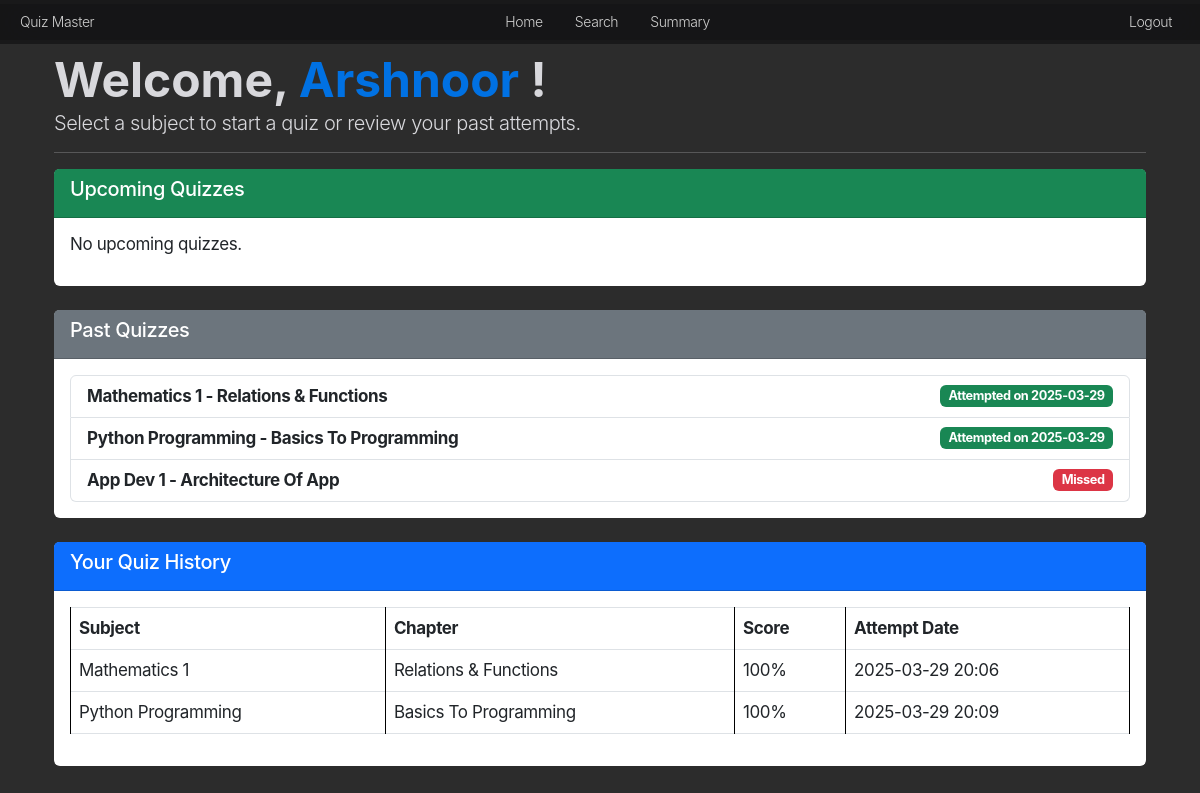
/user/dashboard (signed in), run on an earlier commit of the app's database.
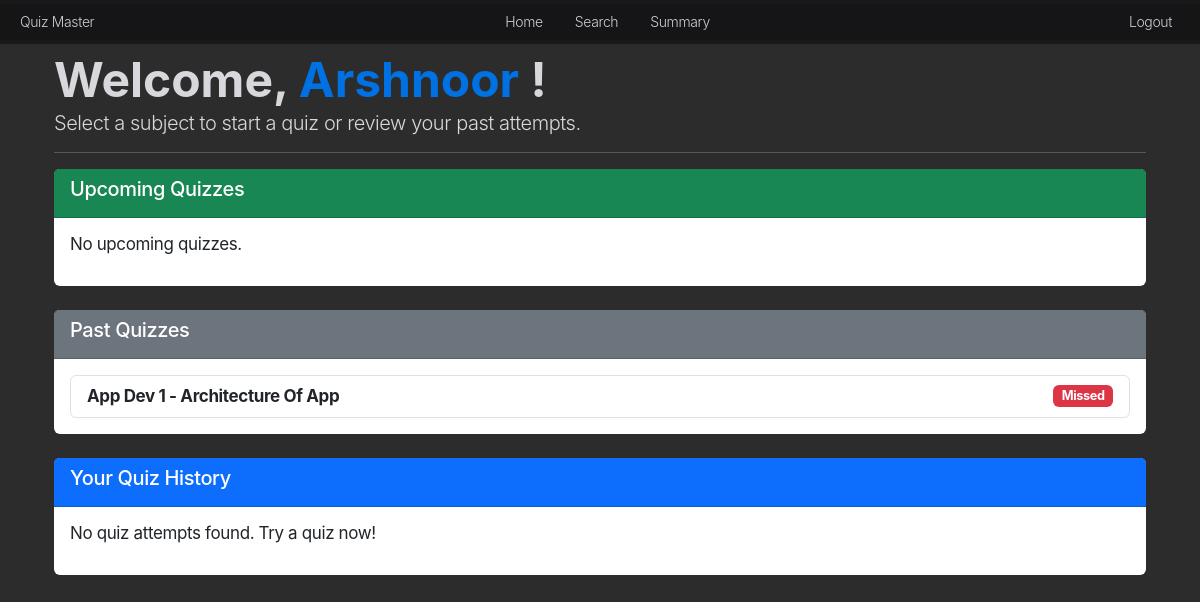
And on a later commit of the database.
### models.py (models this page shows, shortened)
class User(UserMixin, db.Model):
    id = db.Column(db.Integer, primary_key=True)
    email = db.Column(db.String(100), unique=True, nullable=False)
    password = db.Column(db.String(255), nullable=False)
    full_name = db.Column(db.String(100), nullable=False)
    qualification = db.Column(db.String(100))
    dob = db.Column(db.Date)
    is_admin = db.Column(db.Boolean, default=False)

class Subject(db.Model):
    id = db.Column(db.Integer, primary_key=True)
    name = db.Column(db.String(100), unique=True, nullable=False)
    description = db.Column(db.Text, nullable=True)

class Chapter(db.Model):
    id = db.Column(db.Integer, primary_key=True)
    name = db.Column(db.String(100), nullable=False)
    description = db.Column(db.Text, nullable=True)
    subject_id = db.Column(db.Integer, db.ForeignKey('subject.id'), nullable=False)
    subject = db.relationship('Subject', backref=db.backref('chapters', lazy=True))

class Score(db.Model):
    id = db.Column(db.Integer, primary_key=True)
    quiz_id = db.Column(db.Integer, db.ForeignKey('quiz.id'), nullable=False)
    user_id = db.Column(db.Integer, db.ForeignKey('user.id'), nullable=False)
    timestamp = db.Column(db.DateTime, default=datetime.utcnow)
    total_scored = db.Column(db.Integer, nullable=False)
    quiz = db.relationship('Quiz', backref=db.backref('scores', lazy=True))
    user = db.relationship('User', backref=db.backref('scores', lazy=True))

### routes.py (the view)
@main.route('/user/dashboard')
@login_required
def user_dashboard():
    if session.get('user_role') != 'user':
        flash("Access denied.", "danger")
        return redirect(url_for('main.home'))
    current_user = get_current_user()
    quizzes = Quiz.query.all()
    current_date = date.today()
    scores = Score.query.filter_by(user_id=session['user_id']).all()
    attempted_quiz_ids = {score.quiz_id for score in scores}
    upcoming_quizzes = [
        quiz for quiz in quizzes if quiz.date_of_quiz >= current_date and quiz.id not in attempted_quiz_ids
    ]
    user_attempts = {score.quiz_id: score.timestamp for score in Score.query.filter_by(user_id=session['user_id']).all()}
    past_quizzes = [
        {
            "quiz": quiz,
            "attempted": quiz.id in attempted_quiz_ids,
            "timestamp": user_attempts.get(quiz.id)
        }
        for quiz in quizzes if quiz.date_of_quiz < current_date or quiz.id in user_attempts
    ]
    return render_template('user_dashboard.html',
                           quizzes=quizzes,
                           scores=scores,
                           upcoming_quizzes=upcoming_quizzes,
                           past_quizzes=past_quizzes,
                           current_user=current_user,
                           current_date=current_date)

### routes.py (called while the page is built)
def login_required(f):
    @wraps(f)
    def decorated_function(*args, **kwargs):
        if 'user_id' not in session:
            flash("Please log in to access this page.", "danger")
            return redirect(url_for('auth.login'))
        return f(*args, **kwargs)
    return decorated_function

def get_current_user():
    if 'user_id' in session:
        return User.query.get(session['user_id'])
    return None

### templates/user_dashboard.html (shortened to what this page needs)
{% extends "base.html" %}
{% block content %}
<div class="container">
    <h2 class="mt-4">
        Welcome,
        <span style="color: var(--blue);">{{current_user.full_name}}</span> !
    </h2>
    <p class="lead">Select a subject to start a quiz or review your past attempts.</p>
    <hr>
    <div class="card mb-4">
        <div class="card-header bg-success text-white">
            <h5>Upcoming Quizzes</h5>
        </div>
        <div class="card-body">
            {% if upcoming_quizzes %}
                <ul class="list-group">
                    {% for quiz in upcoming_quizzes %}
                        <li class="list-group-item d-flex justify-content-between align-items-center">
                            <strong>{{ quiz.chapter.subject.name }} - {{ quiz.chapter.name }}</strong>
                            {% if quiz.date_of_quiz == current_date %}
                                <a href="{{ url_for('main.start_quiz', quiz_id=quiz.id) }}" class="btn btn-primary btn-sm">Start Quiz</a>
                            {% else %}
                                <span class="badge bg-warning text-dark">Available on {{ quiz.date_of_quiz }}</span>
                            {% endif %}
                        </li>
                    {% endfor %}
                </ul>
            {% else %}
                <p>No upcoming quizzes.</p>
            {% endif %}
        </div>
    </div>
    <div class="card mb-4">
        <div class="card-header bg-secondary text-white">
            <h5>Past Quizzes</h5>
        </div>
        <div class="card-body">
            {% if past_quizzes %}
                <ul class="list-group">
                    {% for entry in past_quizzes %}
                        <li class="list-group-item d-flex justify-content-between align-items-center">
                            <strong>{{ entry.quiz.chapter.subject.name }} - {{ entry.quiz.chapter.name }}</strong>
                            {% if entry.attempted %}
                                <span class="badge bg-success">Attempted on {{ entry.timestamp.strftime('%Y-%m-%d') }}</span>
                            {% else %}
                                <span class="badge bg-danger">Missed</span>
                            {% endif %}
                        </li>
                    {% endfor %}
                </ul>
            {% else %}
                <p>No past quizzes.</p>
            {% endif %}
        </div>
    </div>
    <div class="card mb-4">
        <div class="card-header bg-primary text-white">
            <h5>Your Quiz History</h5>
        </div>
        <div class="card-body">
            {% if scores %}
                <table class="table table-bordered">
                    <thead>
                        <tr>
                            <th>Subject</th>
                            <th>Chapter</th>
                            <th>Score</th>
                            <th>Attempt Date</th>
                        </tr>
                    </thead>
                    <tbody>
                        {% for score in scores %}
                            <tr>
                                {% if score.quiz and score.quiz.chapter and score.quiz.chapter.subject %}
                                    <td>{{ score.quiz.chapter.subject.name }}</td>
                                    <td>{{ score.quiz.chapter.name }}</td>
                                    <td>{{ score.total_scored }}%</td>
                                    <td>{{ score.timestamp.strftime('%Y-%m-%d %H:%M') }}</td>
                                {% else %}
                                    Deleted Quiz
                                {% endif %}
                            </tr>
                        {% endfor %}
                    </tbody>
                </table>
            {% else %}
                <p>No quiz attempts found. Try a quiz now!</p>
            {% endif %}
        </div>
    </div>
</div>
{% endblock %}

### templates/base.html (shortened to what this page needs)
<!DOCTYPE html>
<html lang="en">
<head>
    <link href="https://cdn.jsdelivr.net/npm/bootstrap@5.3.0/dist/css/bootstrap.min.css" rel="stylesheet">
    <link href="{{ url_for('static', filename='style.css') }}" rel="stylesheet">
</head>
<body>
    <nav class="nav navbar navbar-expand-lg">
        <div class="container-fluid">
            <a class="navbar-brand" href="{{ url_for('main.home') }}">Quiz Master</a>
            <div class="collapse navbar-collapse justify-content-center" id="navbarNav">
                 {% if current_user %}
                    <ul class="navbar-nav mx-auto">
                        <li class="nav-item"><a class="nav-link" href="{{ url_for('main.home') }}">Home</a></li>
                        <li class="nav-item"><a class="nav-link" href="{{ url_for('main.search') }}">Search</a></li>
                        <li class="nav-item"><a class="nav-link" href="{{ url_for('main.summary') }}">Summary</a></li>
                    </ul>
                {% endif %}
            </div>
            <ul class="navbar-nav ms-auto">
                {% if 'user_id' in session %}
                    <li class="nav-item"><a class="nav-link" href="{{ url_for('auth.logout') }}">Logout</a></li>
                {% else %}
                    <li class="nav-item"><a class="nav-link" href="{{ url_for('auth.login') }}">Login</a></li>
                    <li class="nav-item"><a class="nav-link" href="{{ url_for('auth.register') }}">Register</a></li>
                {% endif %}
            </ul>
        </div>
    </nav>
    <div class="container">
        {% block content %}{% endblock %}
    </div>
</body>
</html>

### static/style.css (style rules this page uses)
:root { --nav-bg: rgb(22,22,23,0.8); --white: #f5f5f7; --bg: #f5f5f8; --dark-bg: #2c2c2c; --dark-box: #1c1c1c; --beinge-white: rgb(216,216,220); --gray: rgb(99,99,102) ; --blue: #0071e3; --orange: #bf4800; --red: rgb(215,0,21); --success: rgb(48,219,91); --yellow: rgb(255,214,10); --nav-color: rgba(255, 255, 255, .8); --nav-color-secondary: #E8E8ED; --nav-color-hover: #FFFFFF; --main-white: #ffffff; }
body { background-color: var(--dark-bg); font-size: 17px; line-height: 1.47059; font-weight: 400; letter-spacing: -0.022em; font-family: "SF Pro Text", "SF Pro Icons", "AOS Icons", "Helvetica Neue", Helvetica, Arial, sans-serif; color: var(--beinge-white); font-style: normal; overflow: hidden; overflow-y: auto; }
.nav { margin: 0; padding: 0; top: 0; height: 44px; width: 100%; background-color: var(--nav-bg); backdrop-filter: saturate(180%) blur(20px); position: fixed; z-index: 10; display: flex; align-items: center; }
.container-fluid { width: 100%; background-color: var(--nav-bg); backdrop-filter: saturate(180%) blur(20px); z-index: 10; }
.navbar-nav.mx-auto { display: flex; justify-content: center; flex-grow: 1; }
.nav a { color: var(--nav-color); font-size: 14px; font-weight: 300; text-decoration: none; padding: 0; margin: 8px; border-radius: 6px; font-family: SF Pro Text, SF Pro Icons, Helvetica Neue, Helvetica, Arial, sans-serif; }
.container { margin-top: 56px; }
.container-fluid { bac }
.card { border: none; }
h2 { font-size: 48px; line-height: 1; font-weight: 700; letter-spacing: -0.00043em; }
p { font-size: 17px; line-height: 1.17648; font-weight: 400; letter-spacing: -.022em; }

What changed in the data, as far as the page shows it:
no longer on this page (row unchanged): Subject: quiz.chapter.subject.name "Mathematics 1"
removed Chapter: quiz.chapter.name "Relations & Functions"
removed Score: timestamp "2025-03-29", quiz.chapter.subject.name "Mathematics 1", quiz.chapter.name "Relations & Functions", total_scored "100", timestamp "2025-03-29 20:06"
removed Subject: quiz.chapter.subject.name "Python Programming"
removed Chapter: quiz.chapter.name "Basics To Programming"
removed Score: timestamp "2025-03-29", quiz.chapter.subject.name "Python Programming", quiz.chapter.name "Basics To Programming", total_scored "100", timestamp "2025-03-29 20:09"
Also different on the page:
text no longer shown: "Subject Chapter Score Attempt Date"
text now shown: "No quiz attempts found. Try a quiz now!"
list line gone: "- Attempted on"
